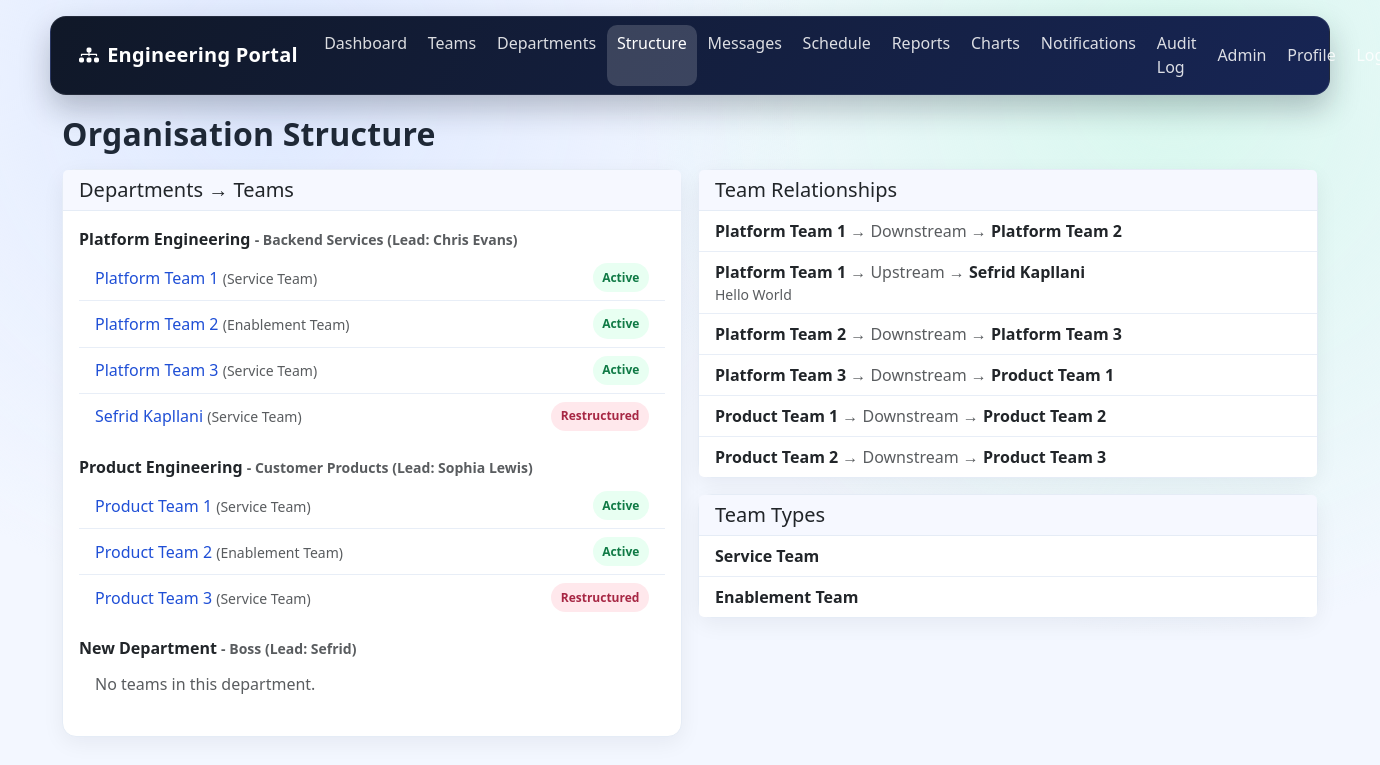
/organization/structure/ (signed in), run on an earlier commit of the app's database.
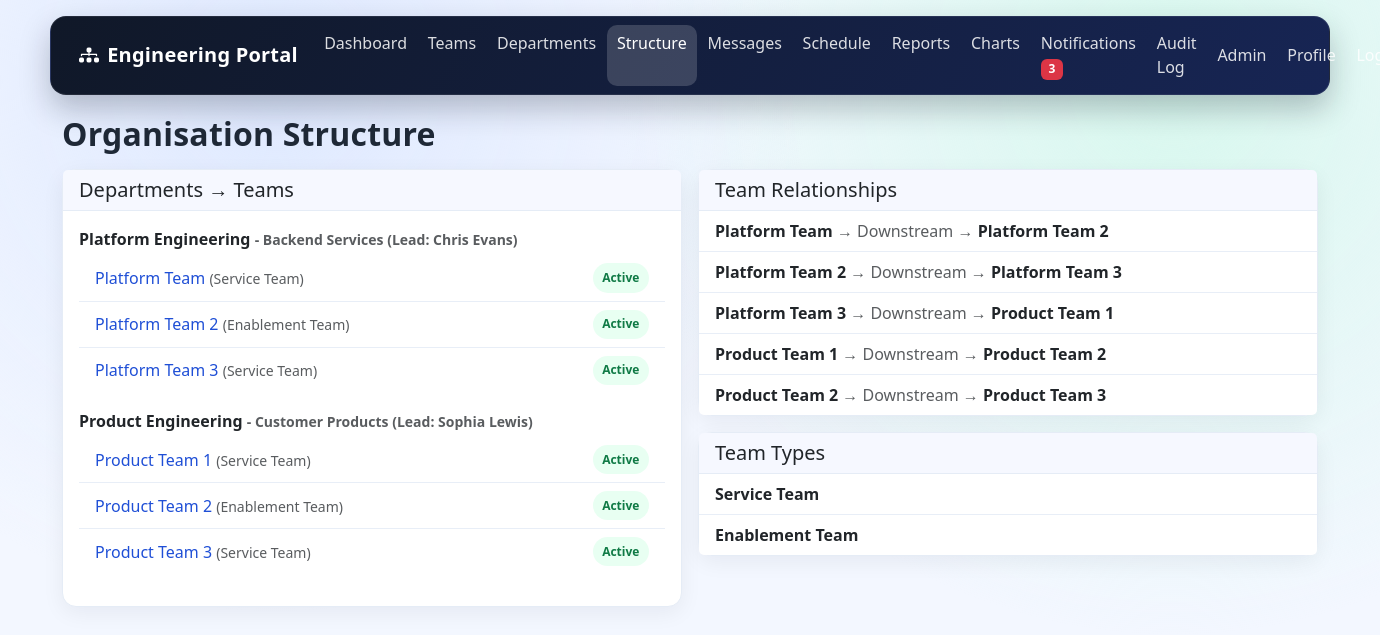
And on a later commit of the database.
### organization/models.py (models this page shows, shortened)
class Department(models.Model):
    name = models.CharField(max_length=120, unique=True)
    leader_name = models.CharField(max_length=120)
    specialisation = models.CharField(max_length=200)
    description = models.TextField(blank=True)
    is_active = models.BooleanField(default=True)

class TeamType(models.Model):
    name = models.CharField(max_length=80, unique=True)
    description = models.TextField(blank=True)

### teams/models.py (models this page shows, shortened)
class Team(models.Model):
    class TeamStatus(models.TextChoices):
        ACTIVE = "active", "Active"
        RESTRUCTURED = "restructured", "Restructured"
        DISBANDED = "disbanded", "Disbanded"
    name = models.CharField(max_length=140, unique=True)
    department = models.ForeignKey(Department, on_delete=models.PROTECT, related_name="teams")
    team_type = models.ForeignKey(
        TeamType, on_delete=models.SET_NULL, null=True, blank=True, related_name="teams"
    )
    manager = models.ForeignKey(User, on_delete=models.SET_NULL, null=True, blank=True, related_name="managed_teams")
    mission = models.TextField()
    responsibilities = models.TextField()
    contact_channel = models.CharField(max_length=200, help_text="Slack, Teams channel, or email.")
    repository_url = models.URLField(blank=True)
    status = models.CharField(max_length=20, choices=TeamStatus.choices, default=TeamStatus.RESTRUCTURED)
    created_at = models.DateTimeField(auto_now_add=True)
    updated_at = models.DateTimeField(auto_now=True)
    class Meta:
        ordering = ["name"]

class TeamDependency(models.Model):
    class RelationType(models.TextChoices):
        UPSTREAM = "upstream", "Upstream"
        DOWNSTREAM = "downstream", "Downstream"
    from_team = models.ForeignKey(Team, on_delete=models.CASCADE, related_name="dependencies_from")
    to_team = models.ForeignKey(Team, on_delete=models.CASCADE, related_name="dependencies_to")
    relation_type = models.CharField(max_length=20, choices=RelationType.choices)
    notes = models.CharField(max_length=250, blank=True)
    class Meta:
        unique_together = ("from_team", "to_team", "relation_type")
        ordering = ["from_team__name", "to_team__name"]

### organization/views.py (the view)
# urls.py: path("structure/", OrganizationStructureView.as_view(), name="organization_structure"),
class OrganizationStructureView(LoginRequiredMixin, TemplateView):
    template_name = "organization/structure.html"
    def get_context_data(self, **kwargs):
        context = super().get_context_data(**kwargs)
        context["departments"] = Department.objects.prefetch_related("teams").all()
        context["dependencies"] = TeamDependency.objects.select_related("from_team", "to_team")
        context["team_types"] = TeamType.objects.all()
        return context

### core/context_processors.py (called while the page is built)
def notification_count(request):
    if request.user.is_authenticated:
        return {"unread_notifications_count": Notification.objects.filter(user=request.user, is_read=False).count()}
    return {"unread_notifications_count": 0}

### core/current_user.py (called while the page is built)
def set_current_user(user):
    _current_user.set(user)

### templates/organization/structure.html (shortened to what this page needs)
{% extends "base.html" %}
{% block content %}
<h2 class="page-title">Organisation Structure</h2>
<div class="row g-3">
    <div class="col-lg-6">
        <div class="card h-100">
            <div class="card-header card-header-soft"><h5 class="mb-0">Departments &rarr; Teams</h5></div>
            <div class="card-body">
                {% for department in departments %}
                    <div class="mb-3">
                        <div class="fw-bold">{{ department.name }}
                            <span class="text-muted small">- {{ department.specialisation }} (Lead: {{ department.leader_name }})</span>
                        </div>
                        <ul class="list-group list-group-flush mt-1">
                            {% for team in department.teams.all %}
                                <li class="list-group-item d-flex justify-content-between align-items-center">
                                    <span><a href="{% url 'team_detail' team.pk %}">{{ team.name }}</a>
                                        {% if team.team_type %}<span class="text-muted small">({{ team.team_type.name }})</span>{% endif %}
                                    </span>
                                    <span class="badge-pill-soft {% if team.status == 'active' %}badge-soft-success{% else %}badge-soft-danger{% endif %}">
                                        {{ team.get_status_display }}
                                    </span>
                                </li>
                            {% empty %}
                                <li class="list-group-item text-muted">No teams in this department.</li>
                            {% endfor %}
                        </ul>
                    </div>
                {% empty %}
                    <div class="empty-state">
                        <i class="bi bi-diagram-3"></i>
                        No departments yet.
                    </div>
                {% endfor %}
            </div>
        </div>
    </div>
    <div class="col-lg-6">
        <div class="card mb-3">
            <div class="card-header card-header-soft"><h5 class="mb-0">Team Relationships</h5></div>
            <ul class="list-group list-group-flush">
                {% for dep in dependencies %}
                    <li class="list-group-item">
                        <strong>{{ dep.from_team.name }}</strong>
                        <span class="text-muted">&rarr; {{ dep.get_relation_type_display }} &rarr;</span>
                        <strong>{{ dep.to_team.name }}</strong>
                        {% if dep.notes %}<div class="text-muted small">{{ dep.notes }}</div>{% endif %}
                    </li>
                {% endfor %}
            </ul>
        </div>
        <div class="card">
            <div class="card-header card-header-soft"><h5 class="mb-0">Team Types</h5></div>
            <ul class="list-group list-group-flush">
                {% for team_type in team_types %}
                    <li class="list-group-item">
                        <strong>{{ team_type.name }}</strong>
                    </li>
                {% empty %}
                    <li class="list-group-item text-muted">No team types defined.</li>
                {% endfor %}
            </ul>
        </div>
    </div>
</div>
{% endblock %}

### templates/base.html (shortened to what this page needs)
<!doctype html>
<html lang="en">
<head>
    <link href="https://cdn.jsdelivr.net/npm/bootstrap@5.3.3/dist/css/bootstrap.min.css" rel="stylesheet">
    <link href="https://cdn.jsdelivr.net/npm/bootstrap-icons@1.11.3/font/bootstrap-icons.css" rel="stylesheet">
    <link href="/static/css/site.css" rel="stylesheet">
</head>
<body>
{% with current_name=request.resolver_match.url_name %}
{% if current_name != "login" and current_name != "signup" and current_name != "password_reset" and current_name != "password_reset_done" and current_name != "password_reset_confirm" and current_name != "password_reset_complete" and current_name != "password_change" %}
<nav class="navbar navbar-expand-xl navbar-dark app-navbar px-2 px-md-3">
    <div class="container-fluid">
        <a class="navbar-brand d-flex align-items-center gap-2" href="{% url 'dashboard' %}">
            <i class="bi bi-diagram-3-fill"></i>
            <span>Engineering Portal</span>
        </a>
        <div class="collapse navbar-collapse" id="mainNavbar">
            <div class="navbar-nav me-auto">
                <a class="nav-link {% if request.path == '/' %}active{% endif %}" href="{% url 'dashboard' %}">Dashboard</a>
                <a class="nav-link {% if '/teams/' in request.path %}active{% endif %}" href="{% url 'team_list' %}">Teams</a>
                <a class="nav-link {% if '/organization/departments/' in request.path %}active{% endif %}" href="{% url 'department_list' %}">Departments</a>
                <a class="nav-link {% if '/organization/structure/' in request.path %}active{% endif %}" href="{% url 'organization_structure' %}">Structure</a>
                <a class="nav-link {% if '/messages/' in request.path %}active{% endif %}" href="{% url 'inbox' %}">Messages</a>
                <a class="nav-link {% if '/schedule/' in request.path %}active{% endif %}" href="{% url 'meeting_list' %}">Schedule</a>
                <a class="nav-link {% if '/reports/' in request.path %}active{% endif %}" href="{% url 'reports_home' %}">Reports</a>
                <a class="nav-link {% if '/analytics/' in request.path %}active{% endif %}" href="{% url 'charts' %}">Charts</a>
                <a class="nav-link {% if '/notifications/' in request.path %}active{% endif %}" href="{% url 'notifications' %}">
                    Notifications
                    {% if unread_notifications_count %}
                        <span class="badge bg-danger">{{ unread_notifications_count }}</span>
                    {% endif %}
                </a>
                <a class="nav-link {% if '/audit-log/' in request.path %}active{% endif %}" href="{% url 'audit_log' %}">Audit Log</a>
            </div>
            <div class="navbar-nav ms-auto">
                {% if user.is_authenticated %}
                    <a class="nav-link" href="/admin/">Admin</a>
                    <a class="nav-link" href="{% url 'profile' %}">Profile</a>
                    <form method="post" action="{% url 'logout' %}" class="d-inline">
                        <button type="submit" class="nav-link nav-logout-btn">Logout</button>
                    </form>
                {% else %}
                    <a class="nav-link" href="{% url 'login' %}">Login</a>
                {% endif %}
            </div>
        </div>
    </div>
</nav>
{% endif %}
{% endwith %}
<main class="container app-content pb-5">
    <div class="toast-container position-fixed top-0 end-0 p-3">
    </div>
    {% block content %}{% endblock %}
</main>
</body>
</html>

### static/css/site.css (style rules this page uses)
:root { --bg: #f3f7ff; --surface: #ffffff; --text: #1f2937; --muted: #6b7280; --primary: #3366ff; --primary-dark: #1f4fd6; --danger-soft: #ffe8ec; --success-soft: #e8fff2; }
body { font-family: "Segoe UI", Tahoma, Geneva, Verdana, sans-serif; background: radial-gradient(circle at 20% 10%, #dfe9ff 0%, rgba(223, 233, 255, 0) 40%), radial-gradient(circle at 85% 10%, #d8f8ee 0%, rgba(216, 248, 238, 0) 40%), var(--bg); color: var(--text); min-height: 100vh; }
a { color: var(--primary-dark); text-decoration: none; }
.app-navbar { background: linear-gradient(120deg, #101828 0%, #172554 100%); border: 1px solid rgba(255, 255, 255, 0.08); border-radius: 16px; margin: 1rem auto 1.25rem; max-width: 1280px; box-shadow: 0 14px 30px rgba(16, 24, 40, 0.25); }
.navbar-brand { font-weight: 700; letter-spacing: 0.2px; }
.nav-link { color: rgba(255, 255, 255, 0.85) !important; border-radius: 10px; padding: 0.4rem 0.65rem !important; }
.nav-logout-btn { background: transparent; border: 0; cursor: pointer; }
.nav-link.active { background: rgba(255, 255, 255, 0.17); color: #fff !important; }
.app-content { max-width: 1280px; }
.page-title { font-weight: 700; letter-spacing: 0.2px; margin-bottom: 1rem; }
.card { border: 1px solid #e5ecf6; border-radius: 14px; box-shadow: 0 6px 22px rgba(15, 23, 42, 0.06); }
.card-header-soft { background: #f6f8ff; border-bottom: 1px solid #e5ecf6; border-radius: 14px 14px 0 0; }
.list-group-item { border-color: #e8eef7; }
.badge-pill-soft { padding: 0.35rem 0.6rem; border-radius: 999px; font-size: 0.75rem; font-weight: 700; }
.badge-soft-success { background: var(--success-soft); color: #0f7a45; }

What changed in the data, as far as the page shows it:
removed Team: name "Sefrid Kapllani", team_type.name "Service Team", status "Restructured", shown under Department "Platform Engineering"
removed Department: name "New Department", specialisation "Boss", leader_name "Sefrid"
removed TeamDependency: from_team.name "Platform Team 1", relation_type "Upstream", to_team.name "Sefrid Kapllani", notes "Hello World"
changed Team: name "Platform Team 1" → "Platform Team"
changed Team "Product Team 3": status "Restructured" → "Active"
changed through a linked row, TeamDependency: from_team.name "Platform Team 1" → "Platform Team"
Also different on the page:
{{ unread_notifications_count }}: (not shown) → "3"
